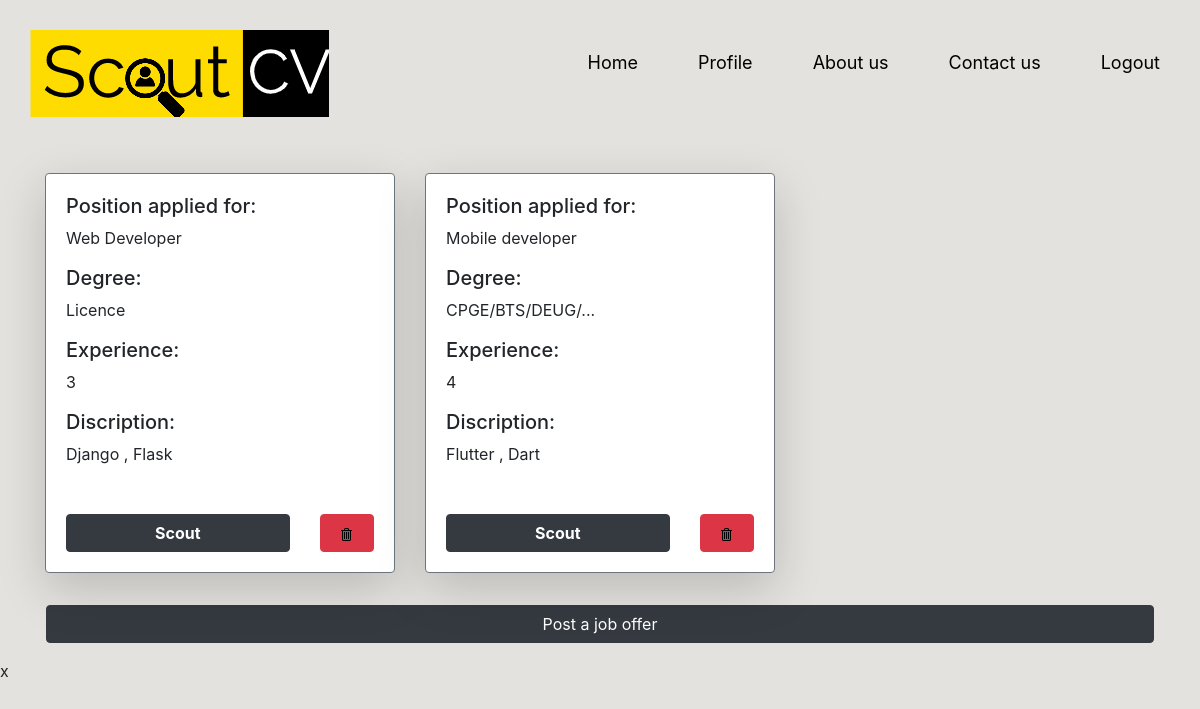
The page /profilEntr/ (signed in) on the database as committed earlier.
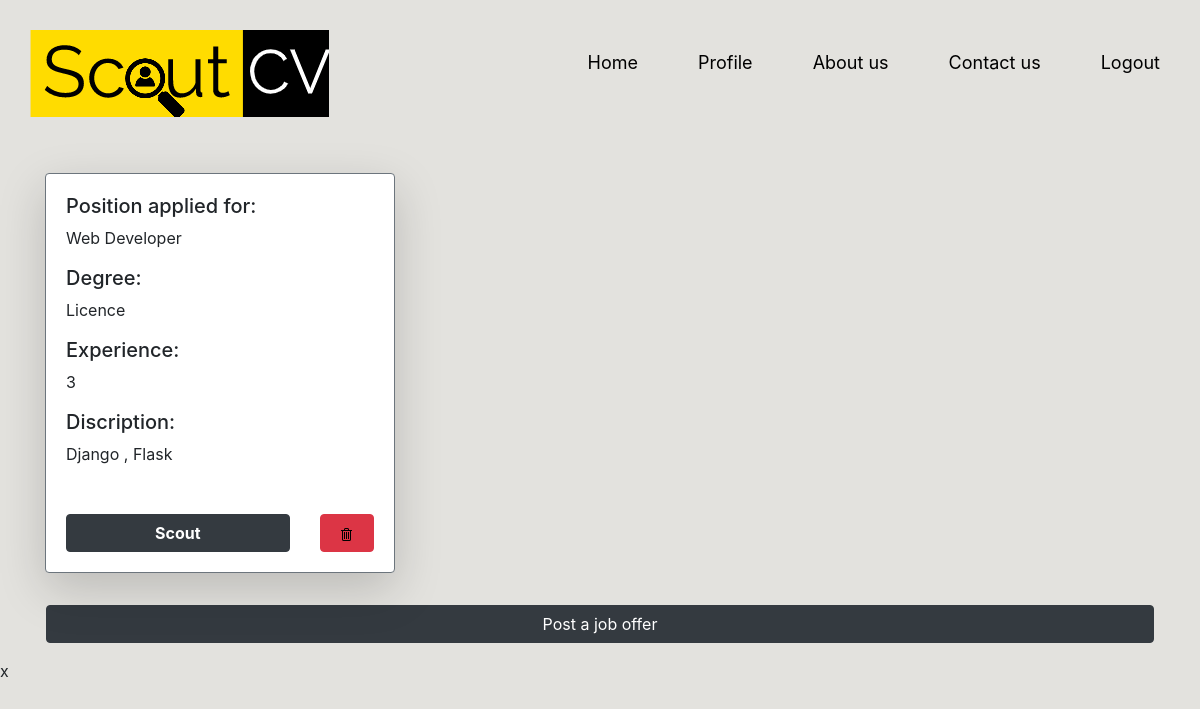
The same page on the database as committed later.
### Entreprise/models.py (models this page shows, shortened)
class Offre(models.Model):
    TYPE = (
        ('','(Select)'),
        ('CPGE/BTS/DEUG/...','CPGE/BTS/DEUG/...'),
        ('Licence','Licence '),
        ('Master','Master'),
        ('Doctorat','Doctorat'),
    )
    entreprise = models.ForeignKey('ProfilEntreprise', on_delete = models.DO_NOTHING)
    poste = models.ForeignKey('Poste', on_delete=models.DO_NOTHING, null=True)
    diplome = models.CharField(max_length=20,choices=TYPE ,null=True)
    experience = models.IntegerField(null=True)
    description = models.TextField(null=True, blank=True)

class Poste(models.Model):
    poste_n = models.CharField(max_length=50, null=True)
    def __str__(self):
        return self.poste_n

### Candidat/decorators.py (the view)
        def wrapper_func(request, *args, **kwargs):
            group = None
            if request.user.groups.exists():
                group = request.user.groups.all()[0].name
            if group in allowed_roles:
                return view_func(request,*args, **kwargs)
            else:
                return redirect('profilEntr')

### Entreprise/views.py (called while the page is built)
@login_required(login_url='login')
@allowed_users(allowed_roles=['Entreprise'])
def profilEntr(request):
    offres = request.user.profilentreprise.offre_set.all()
    context={
        'offres':offres
    }
    return render(request ,'entreprise/profilEntr.html',context)

### templates/entreprise/profilEntr.html (shortened to what this page needs)
{% extends 'base.html' %}
{% load static %}
{% block style %}
<link rel="stylesheet" href="{% static 'css/allAround.css' %}">
{% endblock %}
{% block content %}
<div class="container">
    <div class="row">
            {% for offre in offres %}
                <div class="col-lg-4 col-sm-12">
                    <div class="card mt-5 shadow-lg border border-secondary rounded">
                        <div class="card-body ">
                            <h5>Position applied for:</h5>
                            <p>{{ offre.poste }}</p>
                            <h5>Degree:</h5>
                            <p>{{ offre.diplome }}</p>
                            <h5>Experience:</h5>
                            <p>{{ offre.experience }}</p>
                            <h5>Discription:</h5>
                            <p>{{ offre.description }}</p>
                            <div class="row mt-5">
                                <div class="col-9">
                                    <a class="btn btn-dark btn-block button-hover font-weight-bold" href="{% url 'add_offer' %}">Scout</a>
                                </div>
                                <div class="col-3">
                                    <form method="POST" action="{% url 'delete_offre' offre.id %}">
                                        <button class="btn btn-danger btn-block" type="submit" name="delete" >
                                            <img class="img-fluid" src="{% static 'images/delete.png' %}" alt="Delete">
                                        </button>
                                     </form>
                                </div>
                            </div>
                        </div>
                    </div>
                </div>
            {% endfor %}
    </div>
    <div class="row p-3">
        <a class="btn btn-dark btn-block button-hover" href="{% url 'add_offer' %}">Post a job offer</a>
    </div>
</div>
{% endblock %}

Rows that differ between the two databases and show on the page:
removed Offre: poste "Mobile developer", diplome "CPGE/BTS/DEUG/...", experience "4", description "Flutter , Dart"
